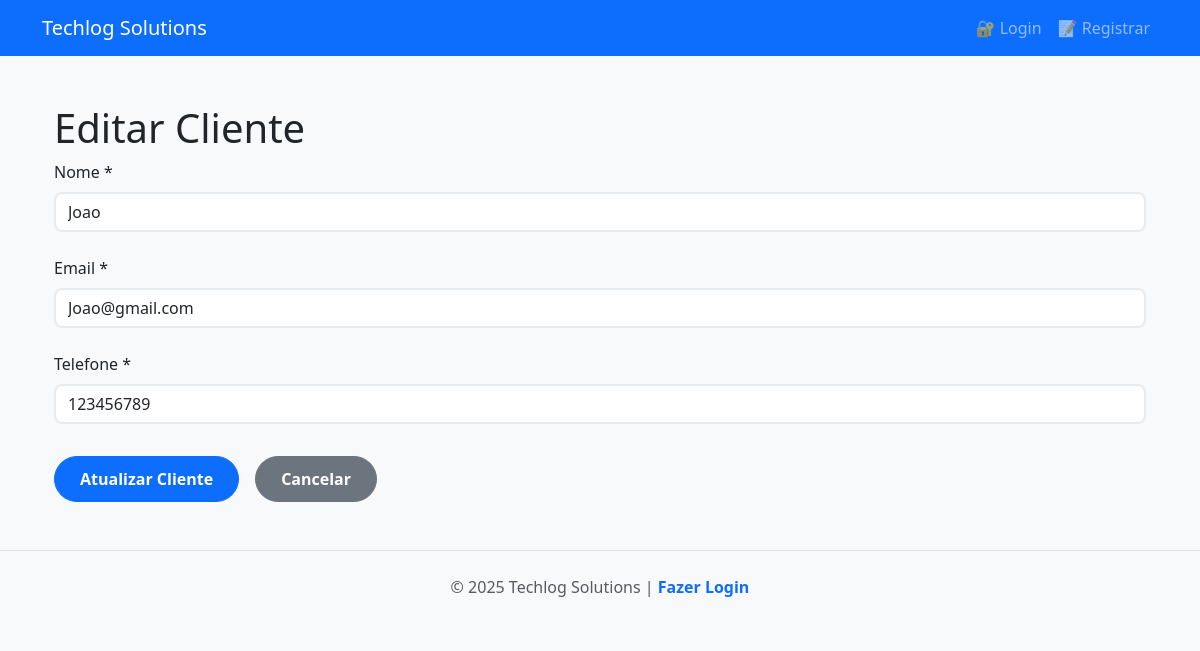
Before: /clientes/2 with the older database file.
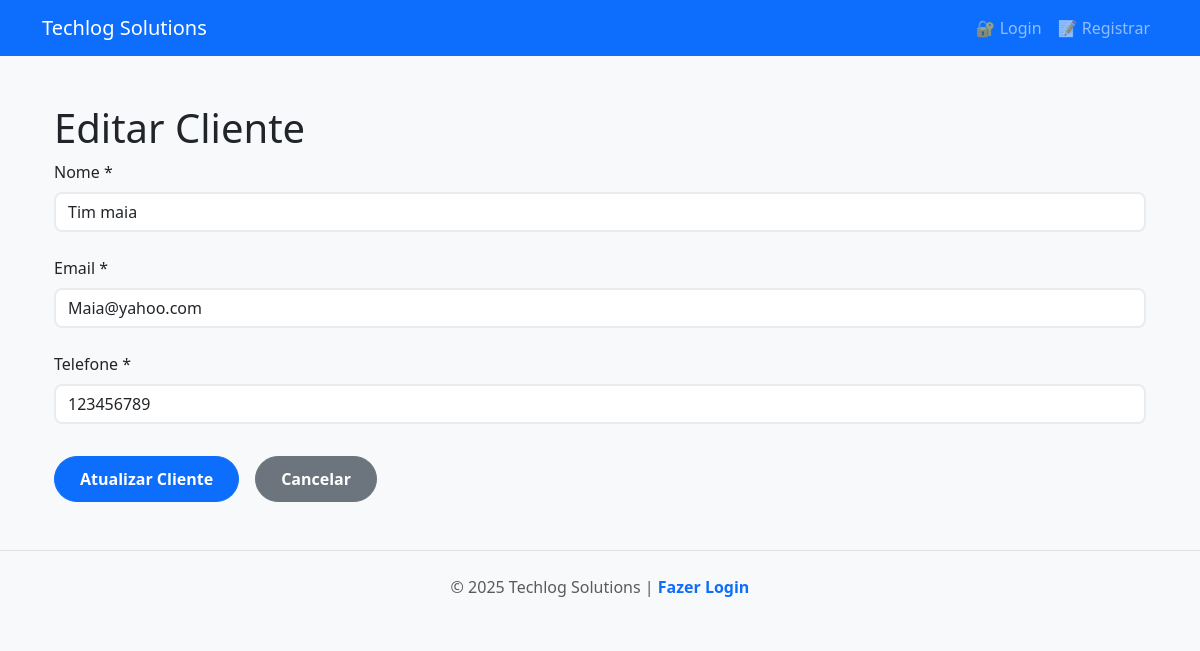
After: the same page with the newer database file.
### tables this page shows
CREATE TABLE clientes(
                               id INTEGER PRIMARY KEY AUTOINCREMENT,
                               nome TEXT NOT NULL,
                               email TEXT NOT NULL,
                               telefone TEXT NOT NULL
                           );

### app/rotas/cliente.py (the view)
@front_router.get('/{cliente_id}', response_class=HTMLResponse)
async def pagina_editar_cliente(request: Request, cliente_id: int, cliente_repositorio: Annotated[ClienteRepositorio, Depends(obter_cliente_repositorio)]):
    cliente = await cliente_repositorio.obter_cliente(cliente_id)
    return templates.TemplateResponse(
        request = request,
        name= "clientes-form.html",
        context = {"request": request, "cliente": cliente}
        )

### templates/templates/clientes-form.html (shortened to what this page needs)
{% extends "base.html" %}
{% block conteudo %}
<div class="container">
    <h1>{{ 'Editar' if cliente else 'Cadastrar Novo' }} Cliente {{cliente_id}}</h1>
    <form id="formCliente" class="form-cliente">
        <div class="form-group">
            <label for="nome">Nome *</label>
            <input type="text" id="nome" name="nome" class="form-control" value="{{ cliente.nome if cliente else '' }}" required>
        </div>
        <div class="form-group">
            <label for="email">Email *</label>
            <input type="email" id="email" name="email" class="form-control" value="{{ cliente.email if cliente else '' }}" required>
        </div>
        <div class="form-group">
            <label for="telefone">Telefone *</label>
            <input type="tel" id="telefone" name="telefone" class="form-control" placeholder="(00) 00000-0000" value="{{ cliente.telefone if cliente else '' }}" required>
        </div>
        <div class="form-actions">
            <button type="submit" class="btn btn-primary">{{ 'Atualizar' if cliente else 'Cadastrar' }} Cliente</button>
            <a href="/clientes" class="btn btn-secondary">Cancelar</a>
        </div>
    </form>
</div>
{% endblock %}

Changed rows visible on the page:
changed clientes: nome "Joao" → "Tim maia"; email "Joao@gmail.com" → "Maia@yahoo.com"
